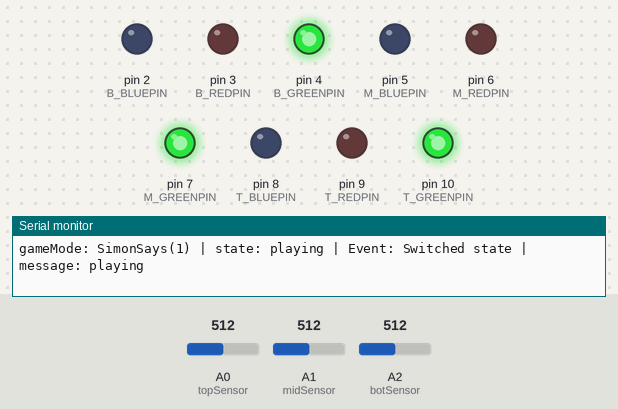
The sketch below on a simulated Arduino Uno, built with avr-gcc and run on an emulated ATmega328P. Shown: output pins drawn as LEDs (lit = HIGH), the last lines printed to the serial monitor. The inputs (shaded band) are chosen by the test bench; at power-on: A1 (midSensor) = 512, A0 (topSensor) = 512, A2 (botSensor) = 512. Random numbers use the default seed unless the sketch sets one.

Above: at 1.4 s.
1.5 s: A1 (midSensor) set to 716
At 5.1 s:
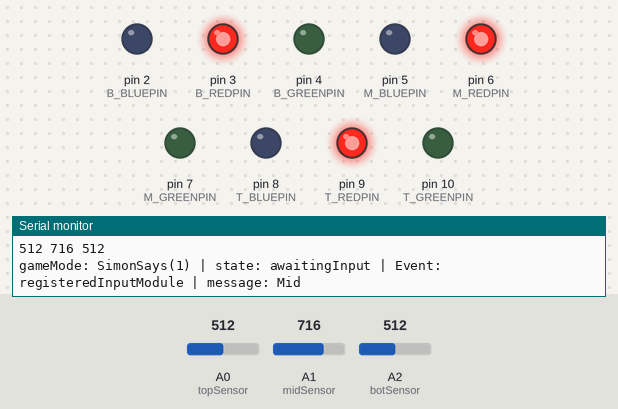
12.6 s: A0 (topSensor) set to 716
At 16.9 s:
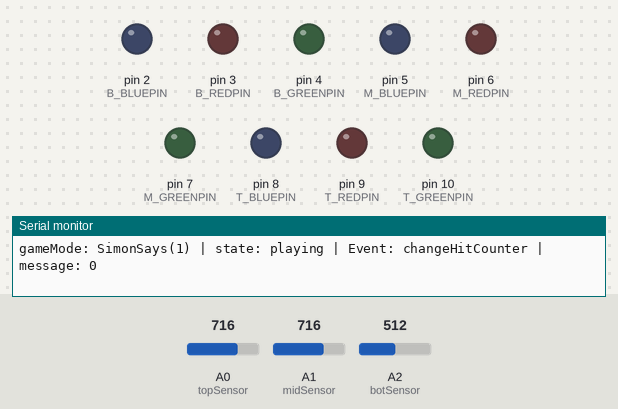
25.8 s: A2 (botSensor) set to 900
At 29.9 s:
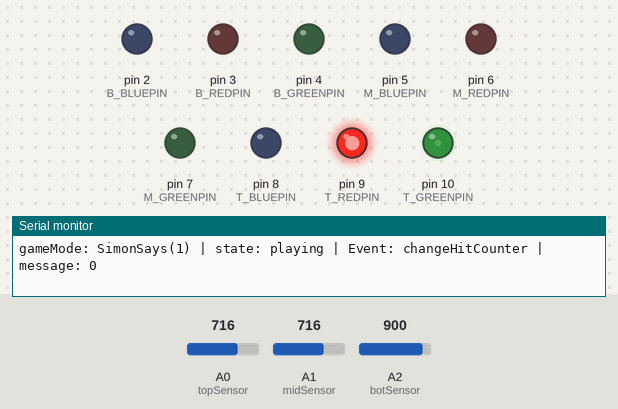
38.3 s: A0 (topSensor) set to 893
45.0 s: A0 (topSensor) set to 911
At 50.7 s:
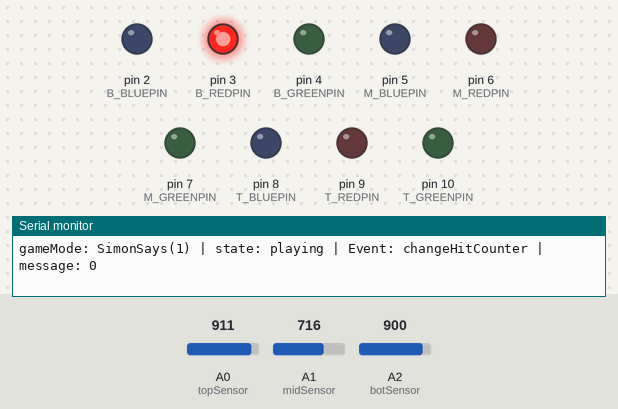
53.5 s: A2 (botSensor) set to 1023
Timing chart, 0 to 68.0 s (numbered marks = the images above; inputs shaded):
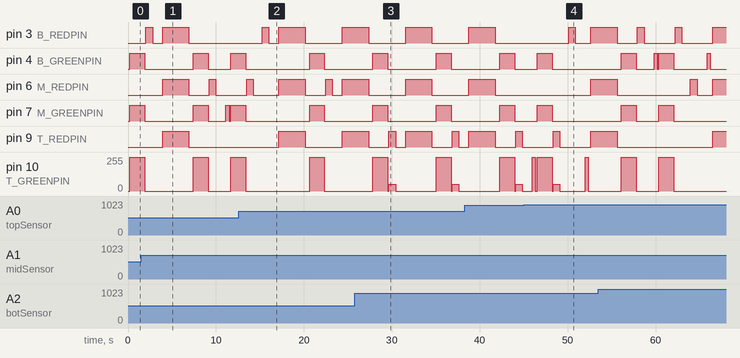

Measured:
- the behaviour switches between 899 and 900 on A0 (topSensor) (found by bisection; images 3 and 4)
- by itself, pin 3 (B_REDPIN): repeats every 4.3 s: HIGH 0.75 s, LOW 3.5 s
- by itself, pin 7 (M_GREENPIN): alternates HIGH for 1.7 s and LOW for 2.6 s, 4 changes in all, then stays LOW
- by itself, pin 10 (T_GREENPIN): alternates 255/255 for 1.7 s and 0/255 for 2.6 s, 4 changes in all, then stays 0/255

The sketch:

espyre.ino
```cpp
#define SESSION_LIMIT 20

#define B_REDPIN 3
#define B_GREENPIN 4
#define B_BLUEPIN 2

#define M_REDPIN 6
#define M_GREENPIN 7
#define M_BLUEPIN 5

#define T_REDPIN 9
#define T_GREENPIN 10
#define T_BLUEPIN 8

#define FADESPEED 5 // Make this higher to slow down.

// These constants won't change:
const int ledPin = 13;      // led connected to digital pin 13
const int topSensor = A0; // boven
const int midSensor = A1; // midden
const int botSensor = A2; // onder

const int threshold = 100;  // threshold value to decide when the detected sound is a knock or not

// MAIN PROPERTIES
bool DEBUG = true;

String state = "starting";
int simonArray [SESSION_LIMIT] = {0, 0, 0, 0, 0, 0, 0, 0, 0, 0, 0, 0, 0, 0, 0, 0, 0, 0, 0, 0}; // Some voodoo array magic happening!
int currentSessionLength = 0;
int hitCount = 0;
int registeredInputModule = 0;

// Timings (1k = 1sec)
int timeToReact;
int timeInBetweenSessions;
int timeIndicatorActivated = 750;
int timeInBetweenIndications = 1000;
int currentWaitTime;

// Difficulty settings. These are optional. Leave them as is to not fuck shit up..!
float difficulty = 1.0;
int sessionLength = 0;

void setup() {
  // Default.
  Serial.begin(9600);
  // Create random object so we can extract random numbers.
  randomSeed(analogRead(0));
  // Output we started the game.
  serialOutput("booting", "Starting system...");
  serialOutput("gameModeSwitch", "Starting Simon Says");

  pinMode(T_REDPIN, OUTPUT);
  pinMode(T_GREENPIN, OUTPUT);
  pinMode(T_BLUEPIN, OUTPUT);

  pinMode(B_REDPIN, OUTPUT);
  pinMode(B_GREENPIN, OUTPUT);
  pinMode(B_BLUEPIN, OUTPUT);

  pinMode(M_REDPIN, OUTPUT);
  pinMode(M_GREENPIN, OUTPUT);
  pinMode(M_BLUEPIN, OUTPUT);

  setState("playing");
}

void loop() {
  playSimonSays();
}

void handleLights (int module, String color) {
  int rgb[3];

  if (color == "orange") {
    rgb[0] = 255;
    rgb[1] = 50;
    rgb[2] = 0;
  }
  else if (color == "red") {
    rgb[0] = 255;
    rgb[1] = 0;
    rgb[2] = 0;
  }
  else if (color == "green") {
    rgb[0] = 0;
    rgb[1] = 255;
    rgb[2] = 0;
  }
  else if (color == "blue") {
    rgb[0] = 0;
    rgb[1] = 0;
    rgb[2] = 255;
  }
  else {
    rgb[0] = 0;
    rgb[1] = 0;
    rgb[2] = 0;
  }

  switch (module) {
    case 1:
      analogWrite(T_REDPIN, rgb[0]);
      analogWrite(T_GREENPIN, rgb[1]);
      analogWrite(T_BLUEPIN, rgb[2]);
      break;
    case 2:
      analogWrite(M_REDPIN, rgb[0]);
      analogWrite(M_GREENPIN, rgb[1]);
      analogWrite(M_BLUEPIN, rgb[2]);
      break;
    case 3:
      analogWrite(B_REDPIN, rgb[0]);
      analogWrite(B_GREENPIN, rgb[1]);
      analogWrite(B_BLUEPIN, rgb[2]);
      break;

    case 4:
      analogWrite(T_REDPIN, rgb[0]);
      analogWrite(T_GREENPIN, rgb[1]);
      analogWrite(T_BLUEPIN, rgb[2]);
      analogWrite(M_REDPIN, rgb[0]);
      analogWrite(M_GREENPIN, rgb[1]);
      analogWrite(M_BLUEPIN, rgb[2]);
      analogWrite(B_REDPIN, rgb[0]);
      analogWrite(B_GREENPIN, rgb[1]);
      analogWrite(B_BLUEPIN, rgb[2]);
      break;
  }
}

void playSimonSays() {
  nextSession();
  // Display current simon session.
  for (int i = 0; i < currentSessionLength; i++) {

    handleLights(simonArray[i], "orange");
    delay(timeIndicatorActivated);

    handleLights(simonArray[i], "");
    delay(timeInBetweenIndications);
  }

  setState("awaitingInput");

  while (state == "awaitingInput") {
    while (hitCount != currentSessionLength) {
      registerInput();
      if (registeredInputModule > 0) {
        serialOutput("registeredInputModule", translateModuleNumber(registeredInputModule));
        checkInput();
      }
    }
  }
}

bool checkInput() {
  if (registeredInputModule == simonArray[hitCount]) {

    handleLights(registeredInputModule, "green");
    delay(350);
    handleLights(registeredInputModule, "");

    serialOutput("checkInput", "MATCH");
    setHitCount(hitCount + 1); // Bad semantics putting it here, but works...
    setState("playing");
  } else {
    // Show red on all modules.
    handleLights(4, "red");
    delay(3000);
    handleLights(4, "");

    serialOutput("checkInput", "INVALID");
    resetGame();
  }
  setRegisteredInputModule(0);
}

String serialString = "";

void registerInput() {

  // read the sensor and store it in the variable sensorReading:
  int topSensorReading = analogRead(topSensor);
  int midSensorReading = analogRead(midSensor);
  int botSensorReading = analogRead(botSensor);

  Serial.println(String(topSensorReading) + " " + String(midSensorReading) + " " + String(botSensorReading));

  // if the sensor reading is greater than the threshold:
  if (    topSensorReading >= threshold
          ||  midSensorReading >= threshold
          ||  botSensorReading >= threshold) {
    if ((topSensorReading >= midSensorReading) && (topSensorReading >= botSensorReading)) {
      setRegisteredInputModule(1);
    }
    else if ((midSensorReading >= topSensorReading) && (midSensorReading >= botSensorReading)) {
      setRegisteredInputModule(2);
    }
    else if ((botSensorReading >= topSensorReading) && (botSensorReading >= midSensorReading)) {
      setRegisteredInputModule(3);
    }
    else {
      setRegisteredInputModule(0);
    }
  }

  //  while (Serial.available()) {
  //    char inChar = (char)Serial.read();
  //    if (inChar != '\n') {
  //      serialString += inChar;
  //    }
  //    if (inChar == '\n') {
  //      serialOutput("registerInput", serialString);
  //      setRegisteredInputModule(serialString.toInt());
  //      serialString = "";
  //    }
  //  }
}

void nextSession() {
  if (currentSessionLength < SESSION_LIMIT) {
    // Next round.
    handleLights(4, "green");
    delay(1700);
    handleLights(4, "");

    // TODO fix the top one.
    simonArray[currentSessionLength] = random(1, 4);
    Serial.println("Hit this one: " + translateModuleNumber(simonArray[currentSessionLength]));
    setCurrentSessionLength(currentSessionLength + 1);
    setHitCount(0);
  }
  else {
    // Game finished!
    Serial.println("Game is finished");
    // Blink fast in green to indicate you WON!
    for (int i = 0; i < 15; i++) {
      handleLights(4, "green");
      delay(100);
      handleLights(4, "");
      delay(100);
    }

    // Reset values and recall this function to start a new game.
    resetGame();
    nextSession();
  }
}

void resetGame() {
  serialOutput("Resetting", "Starting reset");
  setCurrentSessionLength(0);
  setHitCount(0);
  //  simonArray = {0, 0, 0, 0, 0, 0, 0, 0, 0, 0, 0, 0, 0, 0, 0, 0, 0, 0, 0, 0}; // Some voodoo array magic happening!
  resetSimonArray();
  setState("playing");
  serialOutput("Resetting", "Reset finished");
}

void resetSimonArray() {
  for (int i = 0; i < SESSION_LIMIT; i++) {
    simonArray[i] = 0;
  }
}

String translateModuleNumber(int value) {
  switch (value) {
    case 1:
      return "Top";
      break;
    case 2:
      return "Mid";
      break;
    case 3:
      return "Bot";
      break;
    default:
      return "translateModuleNumber: Error: default switch reached!";
      break;
  }
}

void setState(String stateParameter) {
  state = stateParameter;
  serialOutput("Switched state", stateParameter);
}


void setHitCount(int count) {
  serialOutput("changeHitCounter", String(count));
  hitCount = count;
}

void setCurrentSessionLength(int sessionLength) {
  serialOutput("changeCurrentSessionLength", String(sessionLength));
  currentSessionLength = sessionLength;
}

void setRegisteredInputModule(int module) {
  // serialOutput("changeRegisteredInputModule", String(module));
  registeredInputModule = module;
}

void serialOutput(String event, String text) {

  String gameMode = "SimonSays"; // Temp!

  Serial.print("gameMode: ");
  Serial.print(gameMode);
  Serial.print("(");
  Serial.print(DEBUG);
  Serial.print(")");
  Serial.print(" | state: ");
  Serial.print(state);
  Serial.print(" | Event: ");
  Serial.print(event);
  Serial.print(" | message: ");
  Serial.println(text);
}


void setTimeToReact(int timeSpan) {
  timeToReact = timeSpan * difficulty;
}

void setTimeInBetweenSessions(int timeSpan) {
  timeInBetweenSessions = timeSpan * difficulty;
}

void setTimeIndicatorActivated(int timeSpan) {
  timeIndicatorActivated = timeSpan * difficulty;
}

void setTimeInBetweenIndications(int timeSpan) {
  timeInBetweenIndications = timeSpan * difficulty;
}
```
